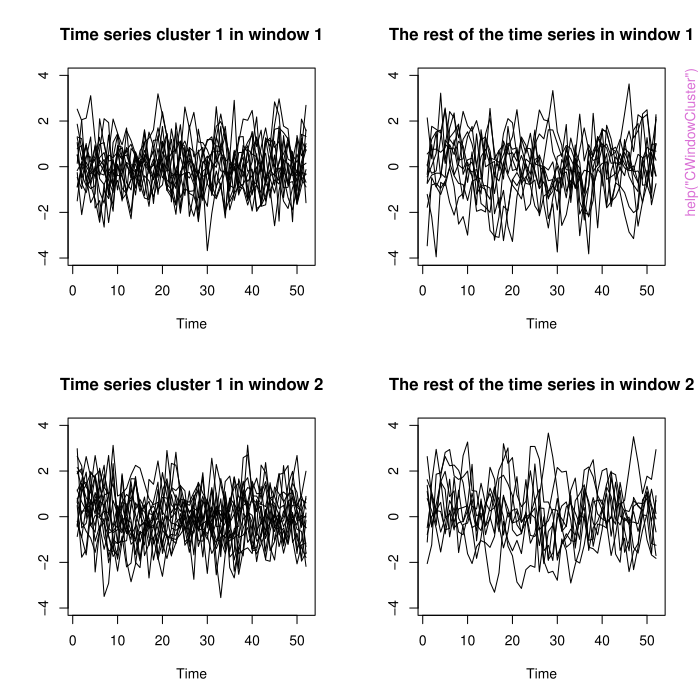

Generate this figure with R:
pkgname <- "funtimes"
source(file.path(R.home("share"), "R", "examples-header.R"))
options(warn = 1)
options(pager = "console")
base::assign(".ExTimings", "funtimes-Ex.timings", pos = 'CheckExEnv')
base::cat("name\tuser\tsystem\telapsed\n", file=base::get(".ExTimings", pos = 'CheckExEnv'))
base::assign(".format_ptime",
function(x) {
  if(!is.na(x[4L])) x[1L] <- x[1L] + x[4L]
  if(!is.na(x[5L])) x[2L] <- x[2L] + x[5L]
  options(OutDec = '.')
  format(x[1L:3L], digits = 7L)
},
pos = 'CheckExEnv')

### * </HEADER>
library('funtimes')

base::assign(".oldSearch", base::search(), pos = 'CheckExEnv')
cleanEx()
nameEx("CExpandSlideCluster")
### * CExpandSlideCluster

flush(stderr()); flush(stdout())

base::assign(".ptime", proc.time(), pos = "CheckExEnv")
### Name: CExpandSlideCluster
### Title: Slide-level time series cluster expansion
### Aliases: CExpandSlideCluster
### Keywords: ts trend

### ** Examples

set.seed(123)
u <- rnorm(10)
Xuncl <- matrix(rt(50, 5), 10, 5)
Alpha <- min(cbind(u,Xuncl))
Beta <- max(cbind(u,Xuncl))
CExpandSlideCluster(u, Xuncl, Alpha, Beta, Delta=0.15, Theta=0.8)



base::assign(".dptime", (proc.time() - get(".ptime", pos = "CheckExEnv")), pos = "CheckExEnv")
base::cat("CExpandSlideCluster", base::get(".format_ptime", pos = 'CheckExEnv')(get(".dptime", pos = "CheckExEnv")), "\n", file=base::get(".ExTimings", pos = 'CheckExEnv'), append=TRUE, sep="\t")
cleanEx()
nameEx("CExpandWindowCluster")
### * CExpandWindowCluster

flush(stderr()); flush(stdout())

base::assign(".ptime", proc.time(), pos = "CheckExEnv")
### Name: CExpandWindowCluster
### Title: Window-level time series cluster expansion
### Aliases: CExpandWindowCluster
### Keywords: ts trend

### ** Examples

set.seed(123)
e <- sample(c(TRUE, FALSE), 5, replace=TRUE)
Euncl <- matrix(sample(c(TRUE, FALSE), 5, replace=TRUE), 5, 5)
CExpandWindowCluster(e, Euncl)



base::assign(".dptime", (proc.time() - get(".ptime", pos = "CheckExEnv")), pos = "CheckExEnv")
base::cat("CExpandWindowCluster", base::get(".format_ptime", pos = 'CheckExEnv')(get(".dptime", pos = "CheckExEnv")), "\n", file=base::get(".ExTimings", pos = 'CheckExEnv'), append=TRUE, sep="\t")
cleanEx()
nameEx("CHomogeneity")
### * CHomogeneity

flush(stderr()); flush(stdout())

base::assign(".ptime", proc.time(), pos = "CheckExEnv")
### Name: CHomogeneity
### Title: Time series cluster homogeneity
### Aliases: CHomogeneity
### Keywords: ts trend

### ** Examples

Bu <- rnorm(10)
Bv <- rnorm(10)
Alpha <- min(c(Bu,Bv))
Beta <- max(c(Bu,Bv))
CHomogeneity(Bu, Bv, Alpha, Beta, Delta=0.5)



base::assign(".dptime", (proc.time() - get(".ptime", pos = "CheckExEnv")), pos = "CheckExEnv")
base::cat("CHomogeneity", base::get(".format_ptime", pos = 'CheckExEnv')(get(".dptime", pos = "CheckExEnv")), "\n", file=base::get(".ExTimings", pos = 'CheckExEnv'), append=TRUE, sep="\t")
cleanEx()
nameEx("CNeighbor")
### * CNeighbor

flush(stderr()); flush(stdout())

base::assign(".ptime", proc.time(), pos = "CheckExEnv")
### Name: CNeighbor
### Title: Neighborhood of time series
### Aliases: CNeighbor
### Keywords: ts trend

### ** Examples

Bu <- rnorm(10)
Bv <- rnorm(10)
Alpha <- min(c(Bu,Bv))
Beta <- max(c(Bu,Bv))
CNeighbor(Bu, Bv, Alpha, Beta, Delta=0.5, Theta=0.8)



base::assign(".dptime", (proc.time() - get(".ptime", pos = "CheckExEnv")), pos = "CheckExEnv")
base::cat("CNeighbor", base::get(".format_ptime", pos = 'CheckExEnv')(get(".dptime", pos = "CheckExEnv")), "\n", file=base::get(".ExTimings", pos = 'CheckExEnv'), append=TRUE, sep="\t")
cleanEx()
nameEx("CSlideCluster")
### * CSlideCluster

flush(stderr()); flush(stdout())

base::assign(".ptime", proc.time(), pos = "CheckExEnv")
### Name: CSlideCluster
### Title: Slide-level time series clustering
### Aliases: CSlideCluster
### Keywords: ts trend

### ** Examples

set.seed(123)
X <- matrix(rnorm(50), 10, 5)
CSlideCluster(X)



base::assign(".dptime", (proc.time() - get(".ptime", pos = "CheckExEnv")), pos = "CheckExEnv")
base::cat("CSlideCluster", base::get(".format_ptime", pos = 'CheckExEnv')(get(".dptime", pos = "CheckExEnv")), "\n", file=base::get(".ExTimings", pos = 'CheckExEnv'), append=TRUE, sep="\t")
cleanEx()
nameEx("CWindowCluster")
### * CWindowCluster

flush(stderr()); flush(stdout())

base::assign(".ptime", proc.time(), pos = "CheckExEnv")
### Name: CWindowCluster
### Title: Window-level time series clustering
### Aliases: CWindowCluster
### Keywords: ts trend

### ** Examples

#For example, weekly data come in slides of 4 weeks
p <- 4 #number of layers in each slide (data come in a slide)

#We want to analyze the trend clusters within a window of 1 year
w <- 13 #number of slides in each window
s <- w  #step to shift a window

#Simulate 26 autoregressive time series with two years of weekly data (52*2 weeks), 
#with a 'burn-in' period of 300.
N <- 26
T <- 2*p*w

set.seed(123) 
phi <- c(0.5) #parameter of autoregression
X <- sapply(1:N, function(x) arima.sim(n=T+300, 
  list(order=c(length(phi),0,0),ar=phi)))[301:(T+300),]
colnames(X) <- paste("TS", c(1:dim(X)[2]), sep="")

tmp <- CWindowCluster(X, Delta=NULL, Theta=0.8, p=p, w=w, s=s, Epsilon=1)

#Time series were simulated with the same parameters, but based on the clustering parameters,
#not all time series join the same cluster. We can plot the main cluster for each window, and 
#time series out of the cluster:
par(mfrow=c(2,2))
ts.plot(X[c(1:(p*w)),tmp[1,]==1], ylim=c(-4,4), 
  main="Time series cluster 1 in window 1")
ts.plot(X[c(1:(p*w)),tmp[1,]!=1], ylim=c(-4,4), 
  main="The rest of the time series in window 1")
ts.plot(X[c(1:(p*w))+s*p,tmp[2,]==1], ylim=c(-4,4), 
  main="Time series cluster 1 in window 2")
ts.plot(X[c(1:(p*w))+s*p,tmp[2,]!=1], ylim=c(-4,4), 
  main="The rest of the time series in window 2")



base::assign(".dptime", (proc.time() - get(".ptime", pos = "CheckExEnv")), pos = "CheckExEnv")
base::cat("CWindowCluster", base::get(".format_ptime", pos = 'CheckExEnv')(get(".dptime", pos = "CheckExEnv")), "\n", file=base::get(".ExTimings", pos = 'CheckExEnv'), append=TRUE, sep="\t")
graphics::par(get("par.postscript", pos = 'CheckExEnv'))
cleanEx()
nameEx("HVK")
### * HVK

flush(stderr()); flush(stdout())

base::assign(".ptime", proc.time(), pos = "CheckExEnv")
### Name: HVK
### Title: HVK estimator
### Aliases: HVK
### Keywords: ts

### ** Examples

X <- arima.sim(n=300, list(order=c(1,0,0), ar=c(0.6)))
HVK(as.vector(X), ar.order=1)



base::assign(".dptime", (proc.time() - get(".ptime", pos = "CheckExEnv")), pos = "CheckExEnv")
base::cat("HVK", base::get(".format_ptime", pos = 'CheckExEnv')(get(".dptime", pos = "CheckExEnv")), "\n", file=base::get(".ExTimings", pos = 'CheckExEnv'), append=TRUE, sep="\t")
cleanEx()
nameEx("WAVK")
### * WAVK

flush(stderr()); flush(stdout())

base::assign(".ptime", proc.time(), pos = "CheckExEnv")
### Name: WAVK
### Title: WAVK statistic
### Aliases: WAVK
### Keywords: ts trend

### ** Examples

z <- rnorm(300)
WAVK(z, kn=7)



base::assign(".dptime", (proc.time() - get(".ptime", pos = "CheckExEnv")), pos = "CheckExEnv")
base::cat("WAVK", base::get(".format_ptime", pos = 'CheckExEnv')(get(".dptime", pos = "CheckExEnv")), "\n", file=base::get(".ExTimings", pos = 'CheckExEnv'), append=TRUE, sep="\t")
cleanEx()
nameEx("sync.test")
### * sync.test

flush(stderr()); flush(stdout())

base::assign(".ptime", proc.time(), pos = "CheckExEnv")
### Name: sync.test
### Title: Time series trend synchronism test
### Aliases: sync.test
### Keywords: ts htest trend

### ** Examples


# Fix seed for reproduceable simulations.
set.seed(123)

# Simulate two autoregressive time series of length n without trend (i.e., with zero trend) 
# and apply the synchronism test.
n <- 200
y1 <- arima.sim(n=n, list(order=c(1,0,0), ar=c(0.6)))
y2 <- arima.sim(n=n, list(order=c(1,0,0), ar=c(-0.2)))
X1 <- cbind(y1, y2)

## Not run: 
##D sync.test(X1, B=1000)
## End(Not run)
# Sample output:
##
##  Non-parametric test for synchronism of parametric linear trends
##
##data:  X1
##Test statistic = -0.0712, p-value = 0.452
##alternative hypothesis: trends are not synchronized.
##sample estimates:
##$common_trend_estimates
##               Estimate Std. Error    t value  Pr(>|t|)
##(Intercept)  0.02944134 0.09871156  0.2982563 0.7658203
##t           -0.05858974 0.17033482 -0.3439681 0.7312353
##
##$ar_order_used
##         y1 y2
##ar_order  1  1
##
##$Window_used
##       y1 y2
##Window  8 15
##
##$all_considered_windows
## Window   Statistic p-value Asympt. p-value
##      8 -0.09419625   0.295       0.3423957
##     11 -0.08168139   0.363       0.4103374
##     15 -0.08831680   0.459       0.3733687
##     20 -0.09337623   0.451       0.3466142


# Add a time series y3 with a different linear trend and apply the synchronism test.
t <- c(1:n)/n
y3 <- 1 + 2*t + arima.sim(n=n, list(order=c(1,0,0), ar=c(-0.2)))
X2 <- cbind(y1, y3)

## Not run: 
##D sync.test(X2, B=1000)
## End(Not run)
# Sample output:
##
##  Non-parametric test for synchronism of parametric linear trends
##
##data:  X2
##Test statistic = 0.3027, p-value < 2.2e-16
##alternative hypothesis: trends are not synchronized.
##sample estimates:
##$common_trend_estimates
##              Estimate Std. Error   t value     Pr(>|t|)
##(Intercept) -0.4047268 0.09862909 -4.103523 5.943524e-05
##t            0.8054264 0.17019251  4.732443 4.215118e-06
##
##$ar_order_used
##         y1 y3
##ar_order  1  1
##
##$Window_used
##       y1 y3
##Window  8  8
##
##$all_considered_windows
## Window Statistic p-value Asympt. p-value
##      8 0.3027026       0    3.464035e-04
##     11 0.3527386       0    3.055570e-05
##     15 0.3608431       0    1.998331e-05
##     20 0.3655885       0    1.552063e-05




base::assign(".dptime", (proc.time() - get(".ptime", pos = "CheckExEnv")), pos = "CheckExEnv")
base::cat("sync.test", base::get(".format_ptime", pos = 'CheckExEnv')(get(".dptime", pos = "CheckExEnv")), "\n", file=base::get(".ExTimings", pos = 'CheckExEnv'), append=TRUE, sep="\t")
cleanEx()
nameEx("wavk.test")
### * wavk.test

flush(stderr()); flush(stdout())

base::assign(".ptime", proc.time(), pos = "CheckExEnv")
### Name: wavk.test
### Title: WAVK trend test
### Aliases: wavk.test
### Keywords: ts htest trend

### ** Examples


# Fix seed for reproduceable simulations.
set.seed(123)

# Simulate autoregressive time series of length n with linear trend 1+2*t, 
# where t is a regular sequence on the interval (0,1].
n <- 100
t <- c(1:n)/n
U <- 1+2*t + arima.sim(n=n, list(order = c(2,0,0), ar = c(-0.7, -0.1)))

# Test for linear trend with output of all results.
## Not run: 
##D wavk.test(U, factor.length = "adaptive.selection", H0="linear", out=TRUE, B=1000)
## End(Not run)
# Sample output:
##
##  Trend test by Wang, Akritas and Van Keilegom
##
##data:  U
##WAVK test statistic = 0.8562, adaptively selected window = 4, p-value = 0.356
##alternative hypothesis: presence of a nonlinear trend
##sample estimates:
##$linear_trend_coefficients
##(Intercept)           t 
##  0.9917251   2.0224272 
##
##$AR_coefficients
##     phi_1      phi_2 
##-0.6814546 -0.2404422 
##
##$all_considered_windows
## Window WAVK-statistic p-value
##      4      0.8561654   0.356
##      5      0.8620023   0.320
##      7      0.8691870   0.288
##     10      0.6837790   0.306


# Test H0 of absence of a trend using asymptotic distribution of statistic.
wavk.test(U, method="asympt")

# Sample output:
##
##        Trend test by Wang, Akritas and Van Keilegom
##
##data:  U
##WAVK test statistic = 18.4712, user-defined window = 10, p-value < 2.2e-16
##alternative hypothesis: presence of a trend
 



base::assign(".dptime", (proc.time() - get(".ptime", pos = "CheckExEnv")), pos = "CheckExEnv")
base::cat("wavk.test", base::get(".format_ptime", pos = 'CheckExEnv')(get(".dptime", pos = "CheckExEnv")), "\n", file=base::get(".ExTimings", pos = 'CheckExEnv'), append=TRUE, sep="\t")
### * <FOOTER>
###
options(digits = 7L)
base::cat("Time elapsed: ", proc.time() - base::get("ptime", pos = 'CheckExEnv'),"\n")
grDevices::dev.off()
###
### Local variables: ***
### mode: outline-minor ***
### outline-regexp: "\\(> \\)?### [*]+" ***
### End: ***
quit('no')
